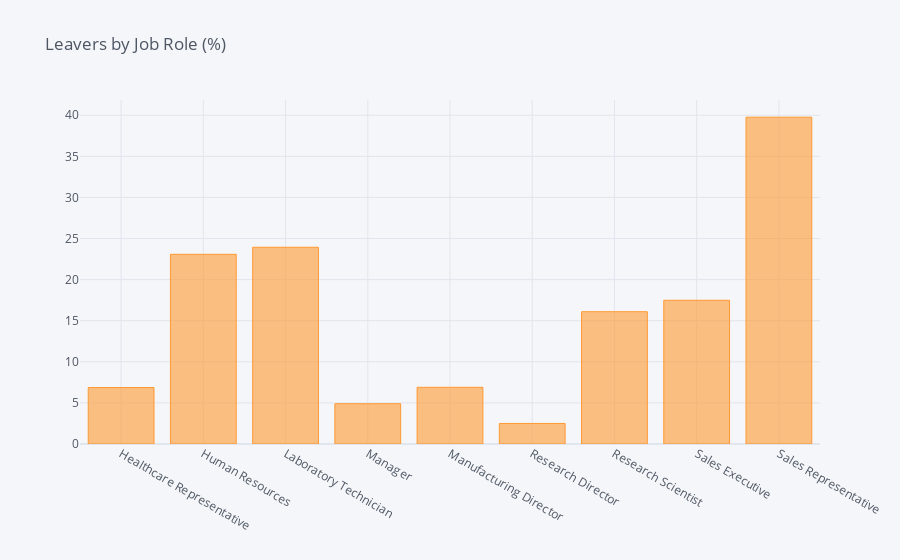

Notebook code cell kept with this figure:
### Code cell
df_JobRole = pd.DataFrame(columns=["Job Role", "% of Leavers"])
i=0
for field in list(df_HR['JobRole'].unique()):
    ratio = df_HR[(df_HR['JobRole']==field)&(df_HR['Attrition']=="Yes")].shape[0] / df_HR[df_HR['JobRole']==field].shape[0]
    df_JobRole.loc[i] = (field, ratio*100)
    i += 1
    print("In {}, the ratio of leavers is {:.2f}%".format(field, ratio*100))    
df_JR = df_JobRole.groupby(by="Job Role").sum()
df_JR.iplot(kind='bar',title='Leavers by Job Role (%)')

### Figure 1 — Plotly figure (JSON) as saved in the notebook; plotly's stock layout.template omitted (floating-point values rounded to 4 significant figures)
{"data": [{"marker": {"color": "rgba(255, 153, 51, 0.6)", "line": {"color": "rgba(255, 153, 51, 1.0)", "width": 1}}, "name": "% of Leavers", "orientation": "v", "text": "", "type": "bar", "x": ["Healthcare Representative", "Human Resources", "Laboratory Technician", "Manager", "Manufacturing Director", "Research Director", "Research Scientist", "Sales Executive", "Sales Representative"], "y": [6.87, 23.08, 23.94, 4.902, 6.897, 2.5, 16.1, 17.48, 39.76]}], "layout": {"legend": {"bgcolor": "#F5F6F9", "font": {"color": "#4D5663"}}, "paper_bgcolor": "#F5F6F9", "plot_bgcolor": "#F5F6F9", "title": {"font": {"color": "#4D5663"}, "text": "Leavers by Job Role (%)"}, "xaxis": {"gridcolor": "#E1E5ED", "showgrid": true, "tickfont": {"color": "#4D5663"}, "title": {"font": {"color": "#4D5663"}, "text": ""}, "zerolinecolor": "#E1E5ED"}, "yaxis": {"gridcolor": "#E1E5ED", "showgrid": true, "tickfont": {"color": "#4D5663"}, "title": {"font": {"color": "#4D5663"}, "text": ""}, "zerolinecolor": "#E1E5ED"}}}
